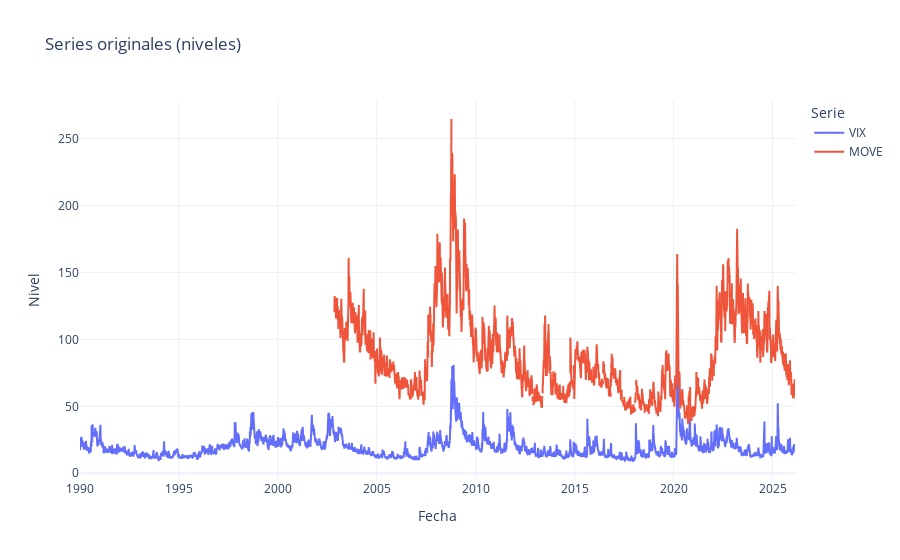

The cell this chart's notebook holds for it:
### Code cell
import plotly.graph_objects as go

fig = go.Figure()

for col in ["VIX", "MOVE"]:
    fig.add_trace(
        go.Scatter(
            x=df.index,
            y=df[col],
            mode="lines",
            name=col,
        )
    )

fig.update_layout(
    title="Series originales (niveles)",
    xaxis_title="Fecha",
    yaxis_title="Nivel",
    legend_title_text="Serie",
    template="plotly_white",
)

fig.show()

### Figure 1 — Plotly figure (JSON) as saved in the notebook; plotly's stock layout.template omitted (floating-point values rounded to 4 significant figures; data arrays with more than 128 entries replaced by an {"elided": "..."} marker saying what was removed)
{"data": [{"mode": "lines", "name": "VIX", "type": "scatter", "x": {"elided": "9101 str values"}, "y": {"elided": "9101 float values"}}, {"mode": "lines", "name": "MOVE", "type": "scatter", "x": {"elided": "9101 str values"}, "y": {"elided": "9101 float values"}}], "layout": {"legend": {"title": {"text": "Serie"}}, "title": {"text": "Series originales (niveles)"}, "xaxis": {"title": {"text": "Fecha"}}, "yaxis": {"title": {"text": "Nivel"}}}}
